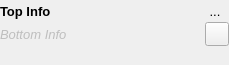
<?xml version="1.0" encoding="UTF-8"?>
<ui version="4.0">
 <class>ProcedureChartNodeWidget</class>
 <widget class="QWidget" name="ProcedureChartNodeWidget">
  <property name="geometry">
   <rect>
    <x>0</x>
    <y>0</y>
    <width>229</width>
    <height>65</height>
   </rect>
  </property>
  <property name="sizePolicy">
   <sizepolicy hsizetype="Preferred" vsizetype="Preferred">
    <horstretch>0</horstretch>
    <verstretch>0</verstretch>
   </sizepolicy>
  </property>
  <property name="minimumSize">
   <size>
    <width>0</width>
    <height>0</height>
   </size>
  </property>
  <property name="font">
   <font>
    <pointsize>10</pointsize>
   </font>
  </property>
  <property name="windowTitle">
   <string>Form</string>
  </property>
  <layout class="QVBoxLayout" name="verticalLayout">
   <property name="spacing">
    <number>0</number>
   </property>
   <property name="leftMargin">
    <number>0</number>
   </property>
   <property name="topMargin">
    <number>0</number>
   </property>
   <property name="rightMargin">
    <number>0</number>
   </property>
   <property name="bottomMargin">
    <number>0</number>
   </property>
   <item>
    <widget class="QFrame" name="HeaderFrame">
     <property name="sizePolicy">
      <sizepolicy hsizetype="Minimum" vsizetype="Minimum">
       <horstretch>0</horstretch>
       <verstretch>0</verstretch>
      </sizepolicy>
     </property>
     <property name="toolTip">
      <string/>
     </property>
     <property name="frameShape">
      <enum>QFrame::NoFrame</enum>
     </property>
     <property name="frameShadow">
      <enum>QFrame::Raised</enum>
     </property>
     <property name="lineWidth">
      <number>1</number>
     </property>
     <property name="midLineWidth">
      <number>0</number>
     </property>
     <layout class="QVBoxLayout" name="verticalLayout_2">
      <property name="spacing">
       <number>0</number>
      </property>
      <property name="leftMargin">
       <number>0</number>
      </property>
      <property name="topMargin">
       <number>0</number>
      </property>
      <property name="rightMargin">
       <number>0</number>
      </property>
      <property name="bottomMargin">
       <number>0</number>
      </property>
      <item>
       <layout class="QGridLayout" name="gridLayout">
        <item row="0" column="0">
         <widget class="QLabel" name="TopLabel">
          <property name="sizePolicy">
           <sizepolicy hsizetype="Expanding" vsizetype="Minimum">
            <horstretch>0</horstretch>
            <verstretch>0</verstretch>
           </sizepolicy>
          </property>
          <property name="font">
           <font>
            <weight>75</weight>
            <bold>true</bold>
           </font>
          </property>
          <property name="text">
           <string>Top Info</string>
          </property>
          <property name="alignment">
           <set>Qt::AlignLeading|Qt::AlignLeft|Qt::AlignVCenter</set>
          </property>
         </widget>
        </item>
        <item row="0" column="1">
         <widget class="QToolButton" name="RemoveButton">
          <property name="sizePolicy">
           <sizepolicy hsizetype="Preferred" vsizetype="Preferred">
            <horstretch>0</horstretch>
            <verstretch>0</verstretch>
           </sizepolicy>
          </property>
          <property name="maximumSize">
           <size>
            <width>20</width>
            <height>16777215</height>
           </size>
          </property>
          <property name="toolTip">
           <string>Remove this node</string>
          </property>
          <property name="text">
           <string>...</string>
          </property>
          <property name="icon">
           <iconset resource="../main.qrc">
            <normaloff>:/general/icons/general_cross.svg</normaloff>:/general/icons/general_cross.svg</iconset>
          </property>
          <property name="iconSize">
           <size>
            <width>16</width>
            <height>16</height>
           </size>
          </property>
          <property name="checkable">
           <bool>false</bool>
          </property>
          <property name="autoRaise">
           <bool>true</bool>
          </property>
         </widget>
        </item>
        <item row="1" column="1">
         <widget class="QToolButton" name="ToggleKeywordsButton">
          <property name="sizePolicy">
           <sizepolicy hsizetype="Preferred" vsizetype="Preferred">
            <horstretch>0</horstretch>
            <verstretch>0</verstretch>
           </sizepolicy>
          </property>
          <property name="maximumSize">
           <size>
            <width>24</width>
            <height>24</height>
           </size>
          </property>
          <property name="toolTip">
           <string>Toggle keyword controls</string>
          </property>
          <property name="text">
           <string/>
          </property>
          <property name="icon">
           <iconset resource="../main.qrc">
            <normaloff>:/general/icons/general_options.svg</normaloff>:/general/icons/general_options.svg</iconset>
          </property>
          <property name="iconSize">
           <size>
            <width>20</width>
            <height>20</height>
           </size>
          </property>
          <property name="checkable">
           <bool>true</bool>
          </property>
         </widget>
        </item>
        <item row="1" column="0">
         <widget class="QLabel" name="BottomLabel">
          <property name="enabled">
           <bool>false</bool>
          </property>
          <property name="sizePolicy">
           <sizepolicy hsizetype="Expanding" vsizetype="Minimum">
            <horstretch>0</horstretch>
            <verstretch>0</verstretch>
           </sizepolicy>
          </property>
          <property name="font">
           <font>
            <weight>50</weight>
            <italic>true</italic>
            <bold>false</bold>
           </font>
          </property>
          <property name="text">
           <string>Bottom Info</string>
          </property>
          <property name="alignment">
           <set>Qt::AlignLeading|Qt::AlignLeft|Qt::AlignVCenter</set>
          </property>
         </widget>
        </item>
       </layout>
      </item>
     </layout>
    </widget>
   </item>
   <item>
    <widget class="QWidget" name="KeywordsControlWidget" native="true">
     <property name="sizePolicy">
      <sizepolicy hsizetype="Minimum" vsizetype="Minimum">
       <horstretch>0</horstretch>
       <verstretch>0</verstretch>
      </sizepolicy>
     </property>
     <layout class="QVBoxLayout" name="verticalLayout_4">
      <property name="spacing">
       <number>4</number>
      </property>
      <property name="leftMargin">
       <number>0</number>
      </property>
      <property name="topMargin">
       <number>0</number>
      </property>
      <property name="rightMargin">
       <number>0</number>
      </property>
      <property name="bottomMargin">
       <number>0</number>
      </property>
      <item>
       <widget class="KeywordsWidget" name="NodeKeywordsWidget" native="true">
        <property name="sizePolicy">
         <sizepolicy hsizetype="Preferred" vsizetype="Expanding">
          <horstretch>0</horstretch>
          <verstretch>0</verstretch>
         </sizepolicy>
        </property>
       </widget>
      </item>
     </layout>
    </widget>
   </item>
  </layout>
 </widget>
 <customwidgets>
  <customwidget>
   <class>KeywordsWidget</class>
   <extends>QWidget</extends>
   <header>gui/keywordswidget.hui</header>
   <container>1</container>
  </customwidget>
 </customwidgets>
 <resources>
  <include location="../main.qrc"/>
  <include location="../main.qrc"/>
 </resources>
 <connections/>
</ui>
